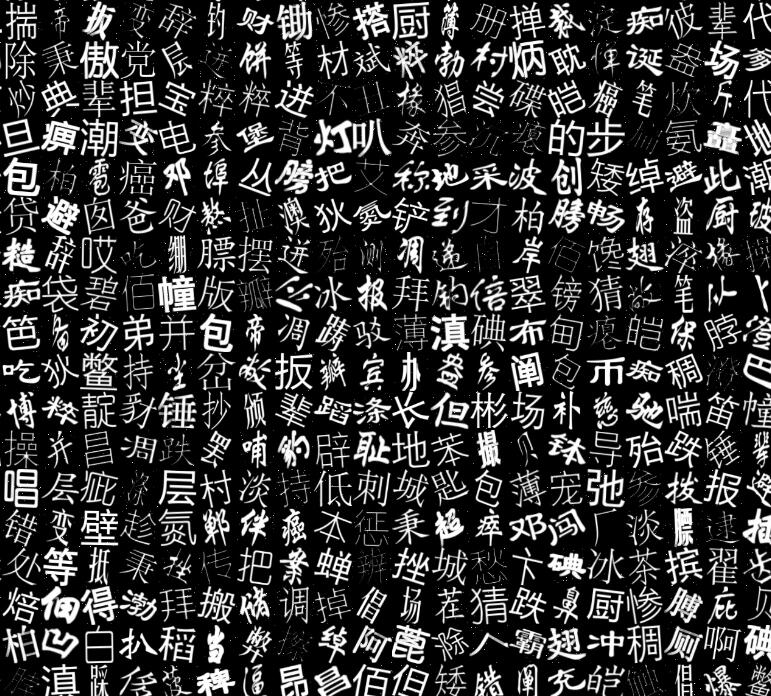
#> input picture images/image_1.jpg, 771 x 696 px, given in place of test27.jpg, which was not available
$ python ocr_predict.py ../images/image_1.jpg
#> lines starting #> are read from the running program, lines starting #| are printed output that depends on the picture; after the words box and inside, x2 and y2 are one past the last pixel; in counts of white or black regions, pixels touching at a corner belong together; pictures that were not available may be replaced by others from this repository, and a replacement may not be noted
### CR/get_chinese.py
def get_primary_gb():
    char_list = get_chinese()
    char_list.extend(get_english())
    char_list.extend(get_number())
    char_list.extend(get_punctuation())
    gb_list = [(ch, ch_id) for ch_id, ch in enumerate(char_list)]
    return gb_list


def get_punctuation():
    # [17 lines of commented-out code are left out]
    punctuation_list = '!@#$%^&*()_+~{}|:"<>?-=`[]\\;\',./' + '，。；‘’【】、！￥'
    return [char for char in punctuation_list]


def get_number():
    # [5 lines of commented-out code are left out]
    return [str(num) for num in range(10)]


def get_english():
    # [8 lines of commented-out code are left out]
    return [alpha for alpha in 'ABCDEFGHIJKLMNOPQRSTUVWXYZabcdefghijklmnopqrstuvwxyz']


def get_chinese():
    start = 0xB0A1
    end = 0xD7FA
    gb_list = []
    for i in range(start, end):
        if i & 0xF0 < 0xA0 or i & 0xFF == 0xA0 or i & 0xFF == 0xFF:
            continue
        character = str(i.to_bytes(length=2, byteorder='big'), 'gb2312')
        gb_list.append(character)
    return gb_list


# [8 lines left out: function get_char_map, not called in this run]


# [5 lines that do not run on import are left out]

### CR/preprocess.py
import cv2 as cv
import matplotlib.pyplot as plt
import numpy as np
import scipy.interpolate as spi
from scipy.signal import find_peaks

import filter

"""
    降噪
    二值化 OTSU
    倾斜校正 霍夫变换
    字符切分
    识别
"""


def read_image(file):
    image = cv.imread(file, cv.IMREAD_GRAYSCALE)
    return image


# 统计二值化后两种灰度的数目
# [4 lines left out: function binary_stat, not called in this run]


# clockwise
def rotate_bound(image, degree):
    h, w = image.shape
    theta = np.abs(degree) * np.pi/180
    width = int(w * np.cos(theta) + h * np.sin(theta))
    height = int(h * np.cos(theta) + w * np.sin(theta))
    canvas = np.zeros((height, width), dtype=np.uint8)
    upper = (height-h)//2
    left = (width-w)//2
    canvas[upper:upper+h, left:left+w] = image
    matrix = cv.getRotationMatrix2D((width//2, height//2), -degree, 1)
    canvas = cv.warpAffine(canvas, matrix, (width, height))
    return canvas


def hough_transform(image):
    correct_angle = np.pi / 180 * 46  # 只做45度以内的倾斜矫正
    min_angle = np.pi/2 - correct_angle
    max_angle = np.pi - min_angle

    dil_image = filter.add_dilate(image)  # 膨胀
    edges = cv.Canny(dil_image, 50, 150)  # 提取边缘
    # cv.imshow('edges', edges)
    # cv.waitKey()

    lines = cv.HoughLines(edges, 1, np.pi / 720, 100)
    all_valid_angles = []
    display = cv.cvtColor(image, cv.COLOR_GRAY2BGR)
    if lines is not None:
        for line in lines[:20]:  # 取可能性最大的二十条线
            rho, theta = line[0]
            if min_angle <= theta <= max_angle:
                all_valid_angles.append(theta)
            x0 = int(rho * np.cos(theta))
            y0 = int(rho * np.sin(theta))
            x1 = int(x0 + 2000*np.sin(theta))
            y1 = int(y0 - 2000*np.cos(theta))
            x2 = int(x0 - 2000 * np.sin(theta))
            y2 = int(y0 + 2000 * np.cos(theta))
            cv.line(display, (x2, y2), (x1, y1), (255, 0, 0))
    inclined_angle = (np.pi / 2 - np.average(all_valid_angles)) * 180 / np.pi if len(all_valid_angles) else 0
    inclined_angle = np.around(inclined_angle, 1)  # 精确到0.1度
    print('inclined angle:', inclined_angle)

    if inclined_angle != 0:
        image = rotate_bound(image, inclined_angle)

    return image, inclined_angle


# 垂直切割先水平腐蚀再竖直膨胀
def get_vertical_split(image):
    open_image = filter.add_erode(image, size=(2, 1))
    open_image = filter.add_dilate(open_image, size=(2, 4))
    # open_image = image
    # cv.imshow('horizon', open_image)
    # cv.waitKey()
    min_width = 3
    min_pixel = 1
    _, cols = open_image.shape
    stat = np.sum(open_image == 255, axis=0, dtype=int)

    height, width = image.shape
    col_range_list = []
    is_begin = False
    start = 0
    for i in range(cols):
        if not is_begin and stat[i] >= min_pixel:
            start = i
            is_begin = True
        elif is_begin and stat[i] < min_pixel:
            if i - start >= min_width:
                col_range = (start, i)  # 考虑到有腐蚀，左右多截一像素
                if (i-start)/height < 0.9 and len(col_range_list) > 0:
                    last_start, last_end = col_range_list[-1]
                    if (last_end-last_start)/height < 0.9 and (i-last_start)/height < 1.2 and start-last_end <= min_width:
                        col_range_list.pop()
                        col_range = (last_start, i)
                col_range_list.append(col_range)
                # cv.imshow('char', open_image[:, col_range[0]:col_range[1]])
                # cv.waitKey()
            is_begin = False
    return col_range_list


# 水平切割先竖直腐蚀再横向膨胀
def get_horizon_split(image):
    open_image = filter.add_erode(image, size=(1, 2))
    open_image = filter.add_dilate(open_image, size=(4, 2))
    # open_image = image
    min_height = 12
    min_pixel = 5
    rows, cols = open_image.shape
    print('statistic ...')
    stat = np.sum(open_image == 255, axis=1, dtype=int)

    # [12 lines of commented-out code are left out]

    row_range_list = []
    is_begin = False
    start = 0
    for i in range(rows):
        if not is_begin and stat[i] >= min_pixel:
            start = i
            is_begin = True
        elif is_begin and (stat[i] < min_pixel or i == rows-1):  # 最后一行也有像素
            if i - start >= min_height:
                row_range_list.append((start, i))
            is_begin = False
    return row_range_list


# [19 lines left out: function get_vertical_split_alpha, not called in this run]


def char_resize(image, size=(64, 64)):
    ori_height, ori_width = image.shape
    height, width = size
    w_ratio = width/ori_width
    h_ratio = height/ori_height

    min_ratio = min(w_ratio, h_ratio)
    image = cv.resize(image, (int(ori_width*min_ratio), int(ori_height*min_ratio)))

    h, w = image.shape
    canvas = np.zeros(size, dtype=np.uint8)
    if w_ratio > h_ratio:
        diff = int((width-w) / 2)
        canvas[:h, diff:diff+w] = image
    else:
        diff = int((height-h) / 2)
        canvas[diff:diff+h, :w] = image
    # cv.imshow('canvas', canvas)
    # cv.waitKey()
    return canvas


def get_predict_image(path, size=(64, 64), alpha=False, noise=False):
        image = read_image(path)
        bin_image, origin = filter.binary_image_otsu(image)
        # cv.imshow('before filter', bin_image)
        if noise:
            bin_image = filter.mean_filter(bin_image)
        # cv.imshow('filter', bin_image)
        bin_image, inclined_angle = hough_transform(bin_image)   # 旋转后不是二值图
        bin_image, _ = filter.binary_image_otsu(bin_image)
        if inclined_angle != 0:
            origin = rotate_bound(origin, inclined_angle)

        # cv.imshow('binary', bin_image)
        # cv.waitKey()

        row_range_list = get_horizon_split(bin_image)

        valid_images = []
        image_box_list = []
        for upper, bottom in row_range_list:
            row_image = bin_image[upper:bottom]
            col_range_list = get_vertical_split(row_image) if not alpha else get_vertical_split_alpha(row_image)
            for left, right in col_range_list:
                image_box_list.append((left, upper, right, bottom))

        for left, upper, right, bottom in image_box_list:
            if not noise:
                valid_images.append(origin[upper:bottom, left:right])
            else:
                valid_images.append(bin_image[upper:bottom, left:right])

        regularized_image = []
        for image in valid_images:
            # cv.imshow('test', image)
            # cv.waitKey()
            character = char_resize(image, size=size)
            character = np.asarray(character, dtype=np.float32)/255
            regularized_image.append(character)
        return regularized_image


# [6 lines left out: function main, not called in this run]
    # save_combined_image('train_data/data_test/', image_list, char_size=(64, 64), group_size=(16, 16))


# [2 lines that do not run on import are left out]

### CR/filter.py
import cv2 as cv
import numpy as np


def add_erode(img, size=(2, 2)):
    kernel = cv.getStructuringElement(cv.MORPH_RECT, size)
    img = cv.erode(img, kernel)
    return img


def add_dilate(img, size=(5, 5)):
    kernel = cv.getStructuringElement(cv.MORPH_RECT, size)
    img = cv.dilate(img, kernel)
    return img


def binary_stat(image):
    hist = cv.calcHist([image], [0], None, [2], [0, 256])
    black, white = np.array(np.resize(hist, 2), dtype=int)
    return white, black


# 二值化，并转为黑底白字
# [10 lines left out: function binary_image_ada, not called in this run]


def binary_image_otsu(image):
    threshold, ret = cv.threshold(image, 0, 255, cv.THRESH_OTSU)
    white_cnt, black_cnt = binary_stat(ret)
    origin = image
    if white_cnt > black_cnt:
        # print(white_cnt, black_cnt)
        ret = cv.bitwise_not(ret)
        origin = cv.bitwise_not(image)
    return ret, origin


def mean_filter(img):
    img = cv.medianBlur(img, 3)
    return img


# [19 lines left out: functions image_filter, main, not called in this run]


# [2 lines that do not run on import are left out]

### CR/ocr_predict.py
import tensorflow as tf
import sys

import load_train_data
import get_chinese
import preprocess

import cv2 as cv
import numpy as np
import getopt


WIDTH = 64
HEIGHT = 64
CHAR_NUM = 3859

label_id = {}
id_label = {}


def deepnn(top_k):
    weights = {
        'W_conv1': weight_variable([3, 3, 1, 64]),
        'W_conv2': weight_variable([3, 3, 64, 128]),
        'W_conv3': weight_variable([3, 3, 128, 256]),
        'W_conv4': weight_variable([3, 3, 256, 512]),
        'W_conv5': weight_variable([3, 3, 512, 512]),
        'W_fc1': weight_variable([4 * 4 * 512, 2048]),
        'W_fc2': weight_variable([2048, CHAR_NUM])
    }
    biases = {
        'b_conv1': bias_variable([64]),
        'b_conv2': bias_variable([128]),
        'b_conv3': bias_variable([256]),
        'b_conv4': bias_variable([512]),
        'b_conv5': bias_variable([512]),
        'b_fc1': bias_variable([2048]),
        'b_fc2': bias_variable([CHAR_NUM])
    }

    image = tf.placeholder(tf.float32, [None, HEIGHT, WIDTH])

    # Reshape to use within a convolutional neural net.
    # Last dimension is for "features" - there is only one here, since images are
    # grayscale -- it would be 3 for an RGB image, 4 for RGBA, etc.
    with tf.name_scope('reshape'):
        x_image = tf.reshape(image, [-1, HEIGHT, WIDTH, 1])

    # First convolutional layer - maps one grayscale image to 32 feature maps.
    with tf.name_scope('conv1'):
        h_conv1 = tf.nn.relu(conv2d(x_image, weights['W_conv1']) + biases['b_conv1'])

    # Pooling layer - downsamples by 2X.
    with tf.name_scope('pool1'):
        h_pool1 = max_pool_2x2(h_conv1)

    # Second convolutional layer -- maps 32 feature maps to 64.
    with tf.name_scope('conv2'):
        h_conv2 = tf.nn.relu(conv2d(h_pool1, weights['W_conv2']) + biases['b_conv2'])

    # Second pooling layer.
    with tf.name_scope('pool2'):
        h_pool2 = max_pool_2x2(h_conv2)

    with tf.name_scope('conv3'):
        h_conv3 = tf.nn.relu(conv2d(h_pool2, weights['W_conv3']) + biases['b_conv3'])

    with tf.name_scope('pool3'):
        h_pool3 = max_pool_2x2(h_conv3)

    with tf.name_scope('conv4'):
        h_conv4 = tf.nn.relu(conv2d(h_pool3, weights['W_conv4']) + biases['b_conv4'])

    with tf.name_scope('conv5'):
        h_conv5 = tf.nn.relu(conv2d(h_conv4, weights['W_conv5']) + biases['b_conv5'])

    with tf.name_scope('pool4'):
        h_pool4 = max_pool_2x2(h_conv5)

    # Fully connected layer 1 -- after 2 round of downsampling, our 28x28 image
    # is down to 7x7x64 feature maps -- maps this to 1024 features.
    with tf.name_scope('fc1'):
        h_pool4_flat = tf.reshape(h_pool4, [-1, 4 * 4 * 512])
        h_fc1 = tf.nn.relu(tf.matmul(h_pool4_flat, weights['W_fc1']) + biases['b_fc1'])

    # Dropout - controls the complexity of the model, prevents co-adaptation of
    # features.
    with tf.name_scope('dropout'):
        keep_prob = tf.placeholder(tf.float32)
        h_fc1_drop = tf.nn.dropout(h_fc1, keep_prob)

    # Map the 1024 features to 10 classes, one for each digit
    with tf.name_scope('fc2'):
        y_conv = tf.matmul(h_fc1_drop, weights['W_fc2']) + biases['b_fc2']

    probability = tf.nn.softmax(y_conv)
    return{
        'image': image,
        'y_conv': y_conv,
        'logits': probability,
        'keep_prob': keep_prob,
        'top_k': tf.nn.top_k(probability, k=top_k)
    }


def conv2d(x, W):
    """conv2d returns a 2d convolution layer with full stride."""
    return tf.nn.conv2d(x, W, strides=[1, 1, 1, 1], padding='SAME')


# [4 lines left out: function max_pool_2x2, not called in this run]


def weight_variable(shape):
    """weight_variable generates a weight variable of a given shape."""
    initial = tf.truncated_normal(shape, stddev=0.1)
    return tf.Variable(initial)


# [4 lines left out: function bias_variable, not called in this run]


def predict(images, display=False):
    graph = deepnn(top_k=3)

    with tf.Session() as sess:
        saver = tf.train.Saver()
        print('Loading model ...')
        ckpt_path = 'model/ocr-model-24563'
        saver.restore(sess, ckpt_path)
        print('Load Done')

        predict_txt = []

        print('Predicting ...')
        for i in range(len(images)):
            print('\n{}/{}'.format(i, len(images)))
            image = np.reshape(images[i], [-1, 64, 64])

            result = sess.run(graph['top_k'], feed_dict={graph['image']: image, graph['keep_prob']: 1.})
            values, indexes = result

            print('Predict:', indexes[0][0], id_label[indexes[0][0]], 'Prob:', values[0][0])
            predict_txt.append(id_label[indexes[0][0]])
            for j in range(3):
                print(id_label[indexes[0][j]], ':', values[0][j])

            if display:
                cv.imshow('test', np.array(images[i]*255, dtype=np.uint8))
                cv.waitKey()
        print('\n文本识别结果：')
        print(''.join(predict_txt))


def main(argv):
    image_path = "input_image/test27.jpg"
    display = True
    alpha = False
    noise = False
    try:
        opts, args = getopt.getopt(argv, 'i:hdcen', ['image=', 'help', 'display', 'chinese', 'english', 'noise'])
    except getopt.GetoptError:
        print('ocr_predict.py -i <image_path>')
        sys.exit()
    for opt, arg in opts:
        if opt in ('-i', '--image'):
            image_path = arg
        if opt in ('-d', '--display'):
            display = False
        if opt in ('-e', '--english'):
            alpha = True
        if opt in ('-n', '--noise'):
            noise = True
        if opt in ('-h', '--help'):
            print('ocr_predict.py -i <image_path>\n'
                  '\t-i, --image\tinput image\'s path\n'
                  '\t-e, --english\t English recognition\n'
                  '\t-d, --display\tshow each character\'s image while predicting')
    # for arg in args:
    #     print(arg)

    gb_list = get_chinese.get_primary_gb()
    global label_id, id_label
    for char, gb_id in gb_list:
        label_id[char] = gb_id
        id_label[gb_id] = char

    batch = preprocess.get_predict_image(image_path, alpha=alpha, noise=noise)
#> in read_image, image is the input picture: shape (696, 771); min 0, max 255, mean 56.5
#> in binary_image_otsu, `threshold, ret = cv.threshold(image, 0, 255, cv.THRESH_OTSU)`:
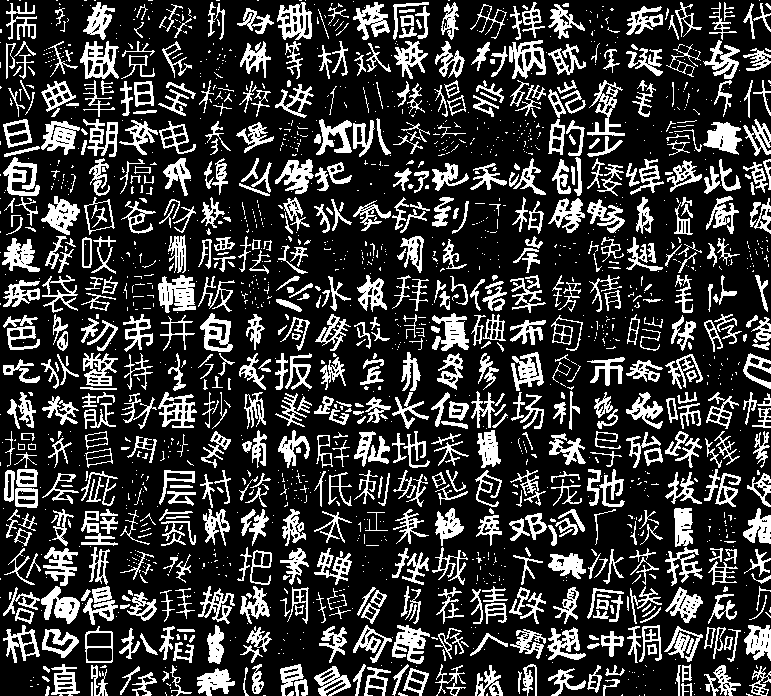
#> ret: shape (696, 771); 23.2% white; 1795 white regions (1113 under 20 px), largest, box (x1, y1, x2, y2) and area: (158, 275, 196, 313) 945, (432, 313, 469, 351) 777, (80, 41, 119, 79) 763
#> in binary_image_otsu, `threshold, ret = cv.threshold(image, 0, 255, cv.THRESH_OTSU)`: threshold = 108
#> in binary_stat, `hist = cv.calcHist([image], [0], None, [2], [0, 256])`: hist = [412243, 124373]
#> in binary_stat, `black, white = np.array(np.resize(hist, 2), dtype=int)`: black = 412243; white = 124373
#> in binary_image_otsu, `white_cnt, black_cnt = binary_stat(ret)`: black_cnt = 412243
#> in add_dilate, `img = cv.dilate(img, kernel)`:
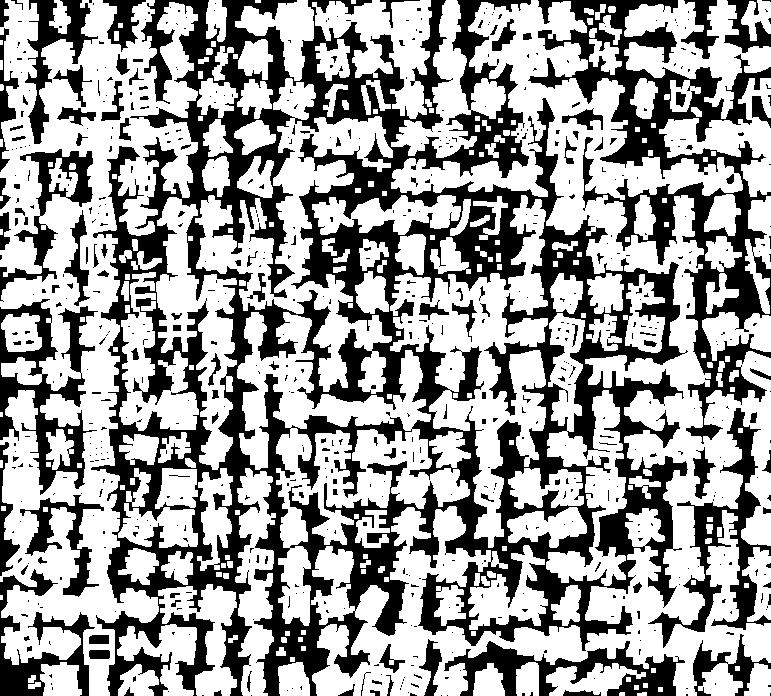
#> img: shape (696, 771); 62.1% white; 657 black regions (529 under 20 px), largest, box (x1, y1, x2, y2) and area: (91, 0, 688, 696) 131898, (528, 0, 771, 444) 23263, (0, 299, 98, 495) 6341
#> in hough_transform, `edges = cv.Canny(dil_image, 50, 150)`:
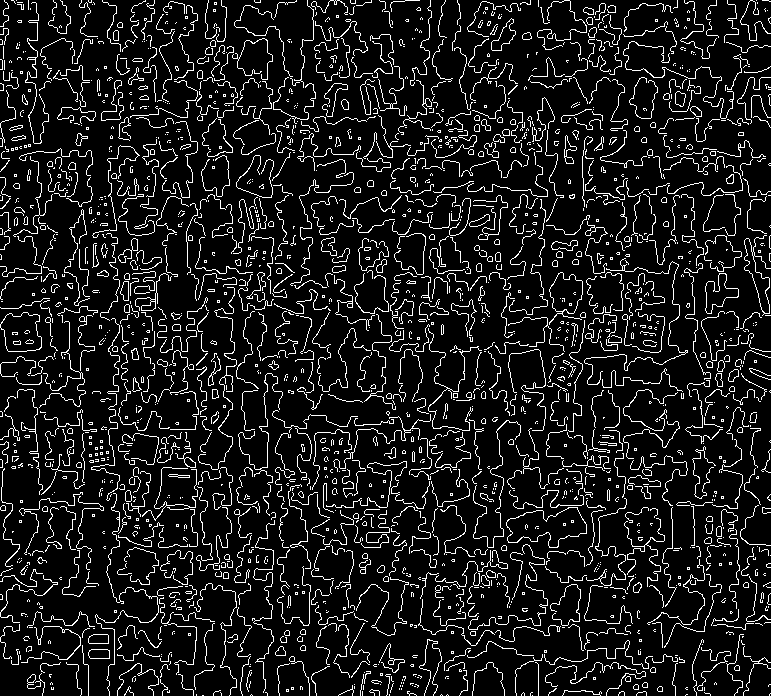
#> edges: shape (696, 771); 10.4% white in thin lines or dots
#> the loop in hough_transform, `for line in lines[:20]:` made 20 passes
#> (rho, theta, x0, y0, x1, y1, x2, y2) on passes 1 to 8: (11, 2.36, -7, 7, 1407, 1421, -1421, -1407), (542, 0.785, 383, 383, 1797, -1031, -1031, 1797), (513, 0.785, 362, 362, 1776, -1052, -1052, 1776), (511, 0.785, 361, 361, 1775, -1053, -1053, 1775), (429, 0.785, 303, 303, 1717, -1111, -1111, 1717), (593, 0.785, 419, 419, 1833, -995, -995, 1833), (13, 2.36, -9, 9, 1405, 1423, -1423, -1405), (535, 0.785, 378, 378, 1792, -1036, -1036, 1792)
#> after the loop in hough_transform, `for line in lines[:20]:`:
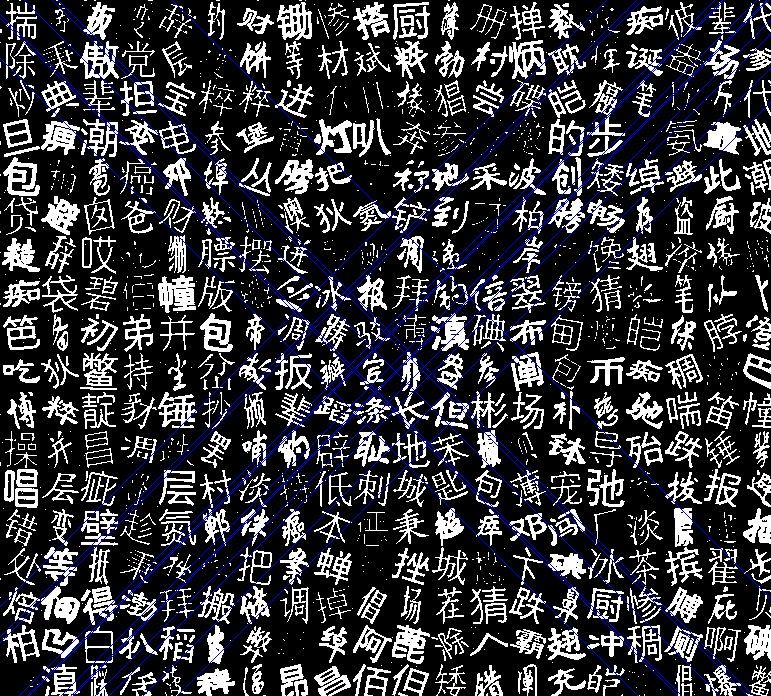
#> display: shape (696, 771, 3); mean B, G, R 64.1, 57.8, 57.8
#> after the loop in hough_transform, `for line in lines[:20]:`: all_valid_angles = [2.36, 0.785, 0.785, 0.785, 0.785, 0.785, 2.36, 0.785, 2.36, 2.36, 0.785, 2.36, 0.785, 0.785, 2.36, 0.785, 2.36, 0.785, 0.785, 0.785]
#> in hough_transform, `inclined_angle = (np.pi / 2 - np.average(all_valid_angles)) * 180 / np..`: inclined_angle = 13.5
#| inclined angle: 13.5
#> in rotate_bound, `theta = np.abs(degree) * np.pi/180`: theta = 0.236
#> in rotate_bound, `width = int(w * np.cos(theta) + h * np.sin(theta))`: width = 912
#> in rotate_bound, `height = int(h * np.cos(theta) + w * np.sin(theta))`: height = 856
#> in rotate_bound, `upper = (height-h)//2`: upper = 80
#> in rotate_bound, `left = (width-w)//2`: left = 70
#> in rotate_bound, `canvas[upper:upper+h, left:left+w] = image`:
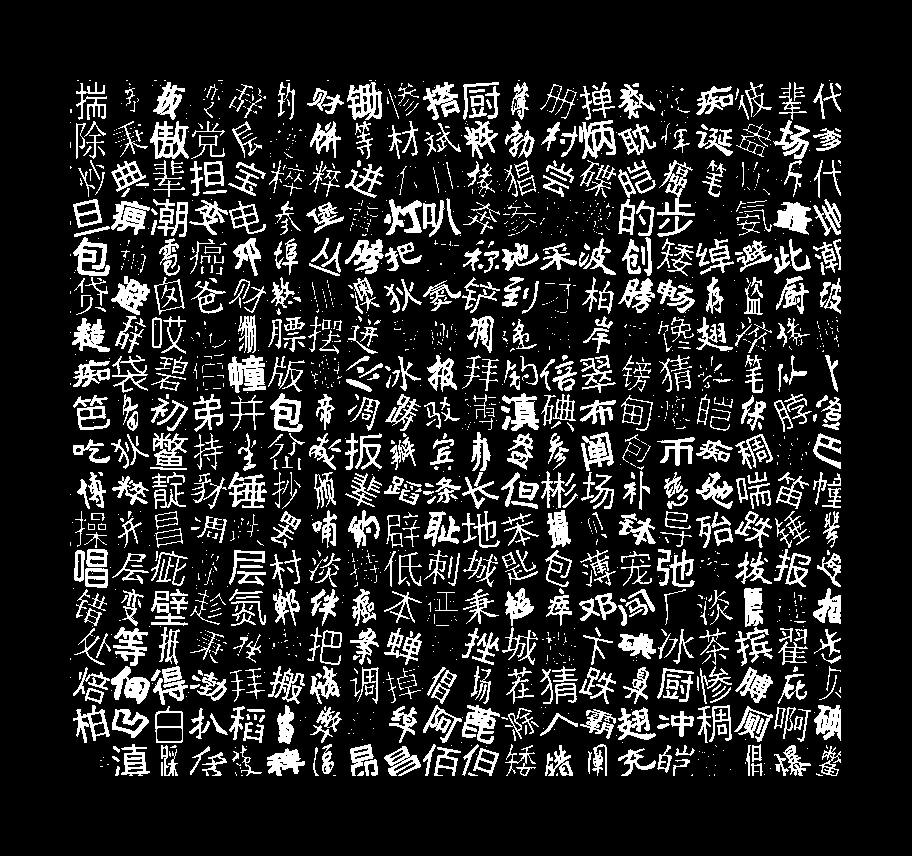
#> canvas: shape (856, 912); 15.9% white; 1795 white regions (1113 under 20 px), largest, box (x1, y1, x2, y2) and area: (228, 355, 266, 393) 945, (502, 393, 539, 431) 777, (150, 121, 189, 159) 763
#> in rotate_bound, `matrix = cv.getRotationMatrix2D((width//2, height//2), -degree, 1)`: matrix = [[0.972, -0.233, 112.5], [0.233, 0.972, -94.63]]
#> (the rest of the program and of its run is left out)
